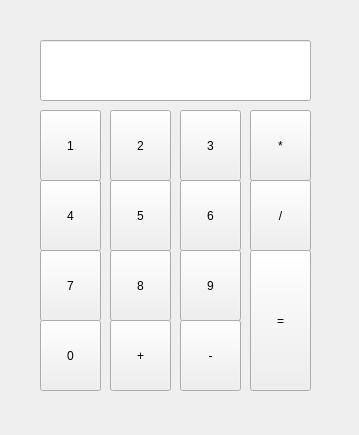
<?xml version="1.0" encoding="UTF-8"?>
<ui version="4.0">
 <class>MainWindow</class>
 <widget class="QMainWindow" name="MainWindow">
  <property name="geometry">
   <rect>
    <x>0</x>
    <y>0</y>
    <width>359</width>
    <height>435</height>
   </rect>
  </property>
  <property name="windowTitle">
   <string>MainWindow</string>
  </property>
  <widget class="QWidget" name="centralwidget">
   <widget class="QPushButton" name="pushButton">
    <property name="geometry">
     <rect>
      <x>40</x>
      <y>110</y>
      <width>61</width>
      <height>71</height>
     </rect>
    </property>
    <property name="text">
     <string>1</string>
    </property>
   </widget>
   <widget class="QPushButton" name="pushButton_2">
    <property name="geometry">
     <rect>
      <x>110</x>
      <y>110</y>
      <width>61</width>
      <height>71</height>
     </rect>
    </property>
    <property name="text">
     <string>2</string>
    </property>
   </widget>
   <widget class="QPushButton" name="pushButton_3">
    <property name="geometry">
     <rect>
      <x>180</x>
      <y>110</y>
      <width>61</width>
      <height>71</height>
     </rect>
    </property>
    <property name="text">
     <string>3</string>
    </property>
   </widget>
   <widget class="QPushButton" name="pushButton_4">
    <property name="geometry">
     <rect>
      <x>250</x>
      <y>110</y>
      <width>61</width>
      <height>71</height>
     </rect>
    </property>
    <property name="text">
     <string>*</string>
    </property>
   </widget>
   <widget class="QPushButton" name="pushButton_5">
    <property name="geometry">
     <rect>
      <x>110</x>
      <y>180</y>
      <width>61</width>
      <height>71</height>
     </rect>
    </property>
    <property name="text">
     <string>5</string>
    </property>
   </widget>
   <widget class="QPushButton" name="pushButton_6">
    <property name="geometry">
     <rect>
      <x>40</x>
      <y>180</y>
      <width>61</width>
      <height>71</height>
     </rect>
    </property>
    <property name="text">
     <string>4</string>
    </property>
   </widget>
   <widget class="QPushButton" name="pushButton_7">
    <property name="geometry">
     <rect>
      <x>180</x>
      <y>180</y>
      <width>61</width>
      <height>71</height>
     </rect>
    </property>
    <property name="text">
     <string>6</string>
    </property>
   </widget>
   <widget class="QPushButton" name="pushButton_8">
    <property name="geometry">
     <rect>
      <x>250</x>
      <y>180</y>
      <width>61</width>
      <height>71</height>
     </rect>
    </property>
    <property name="text">
     <string>/</string>
    </property>
   </widget>
   <widget class="QPushButton" name="pushButton_10">
    <property name="geometry">
     <rect>
      <x>40</x>
      <y>250</y>
      <width>61</width>
      <height>71</height>
     </rect>
    </property>
    <property name="text">
     <string>7</string>
    </property>
   </widget>
   <widget class="QPushButton" name="pushButton_11">
    <property name="geometry">
     <rect>
      <x>110</x>
      <y>320</y>
      <width>61</width>
      <height>71</height>
     </rect>
    </property>
    <property name="text">
     <string>+</string>
    </property>
   </widget>
   <widget class="QPushButton" name="pushButton_12">
    <property name="geometry">
     <rect>
      <x>180</x>
      <y>250</y>
      <width>61</width>
      <height>71</height>
     </rect>
    </property>
    <property name="text">
     <string>9</string>
    </property>
   </widget>
   <widget class="QPushButton" name="pushButton_13">
    <property name="geometry">
     <rect>
      <x>250</x>
      <y>250</y>
      <width>61</width>
      <height>141</height>
     </rect>
    </property>
    <property name="text">
     <string>=</string>
    </property>
   </widget>
   <widget class="QPushButton" name="pushButton_14">
    <property name="geometry">
     <rect>
      <x>40</x>
      <y>320</y>
      <width>61</width>
      <height>71</height>
     </rect>
    </property>
    <property name="text">
     <string>0</string>
    </property>
   </widget>
   <widget class="QPushButton" name="pushButton_15">
    <property name="geometry">
     <rect>
      <x>110</x>
      <y>250</y>
      <width>61</width>
      <height>71</height>
     </rect>
    </property>
    <property name="text">
     <string>8</string>
    </property>
   </widget>
   <widget class="QPushButton" name="pushButton_16">
    <property name="geometry">
     <rect>
      <x>180</x>
      <y>320</y>
      <width>61</width>
      <height>71</height>
     </rect>
    </property>
    <property name="text">
     <string>-</string>
    </property>
   </widget>
   <widget class="QLineEdit" name="lineEdit">
    <property name="geometry">
     <rect>
      <x>40</x>
      <y>40</y>
      <width>271</width>
      <height>61</height>
     </rect>
    </property>
    <property name="readOnly">
     <bool>true</bool>
    </property>
   </widget>
  </widget>
 </widget>
 <resources/>
 <connections/>
</ui>
